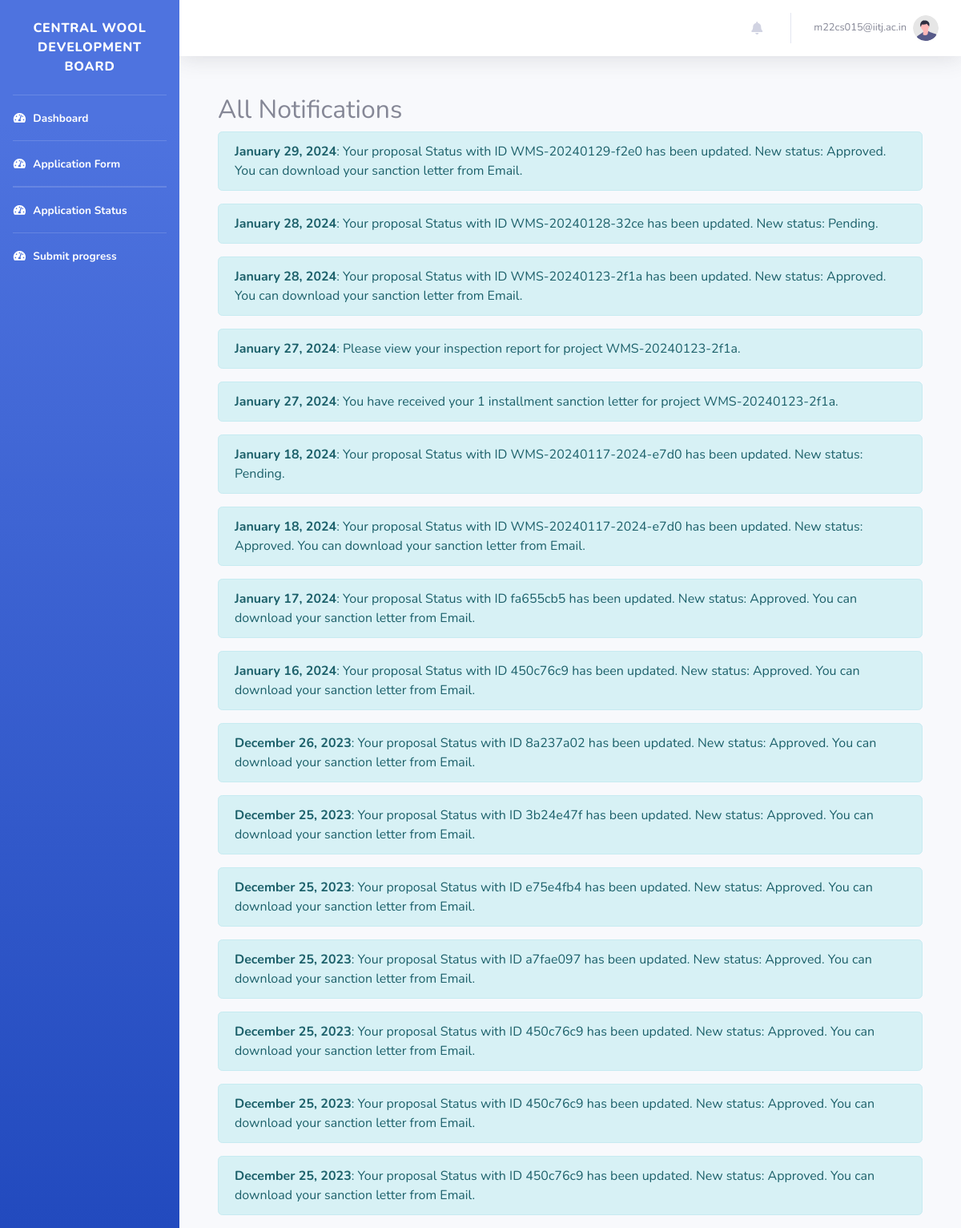
Page /dashboard/show-all-notifications/ (signed in) on the earlier database version.
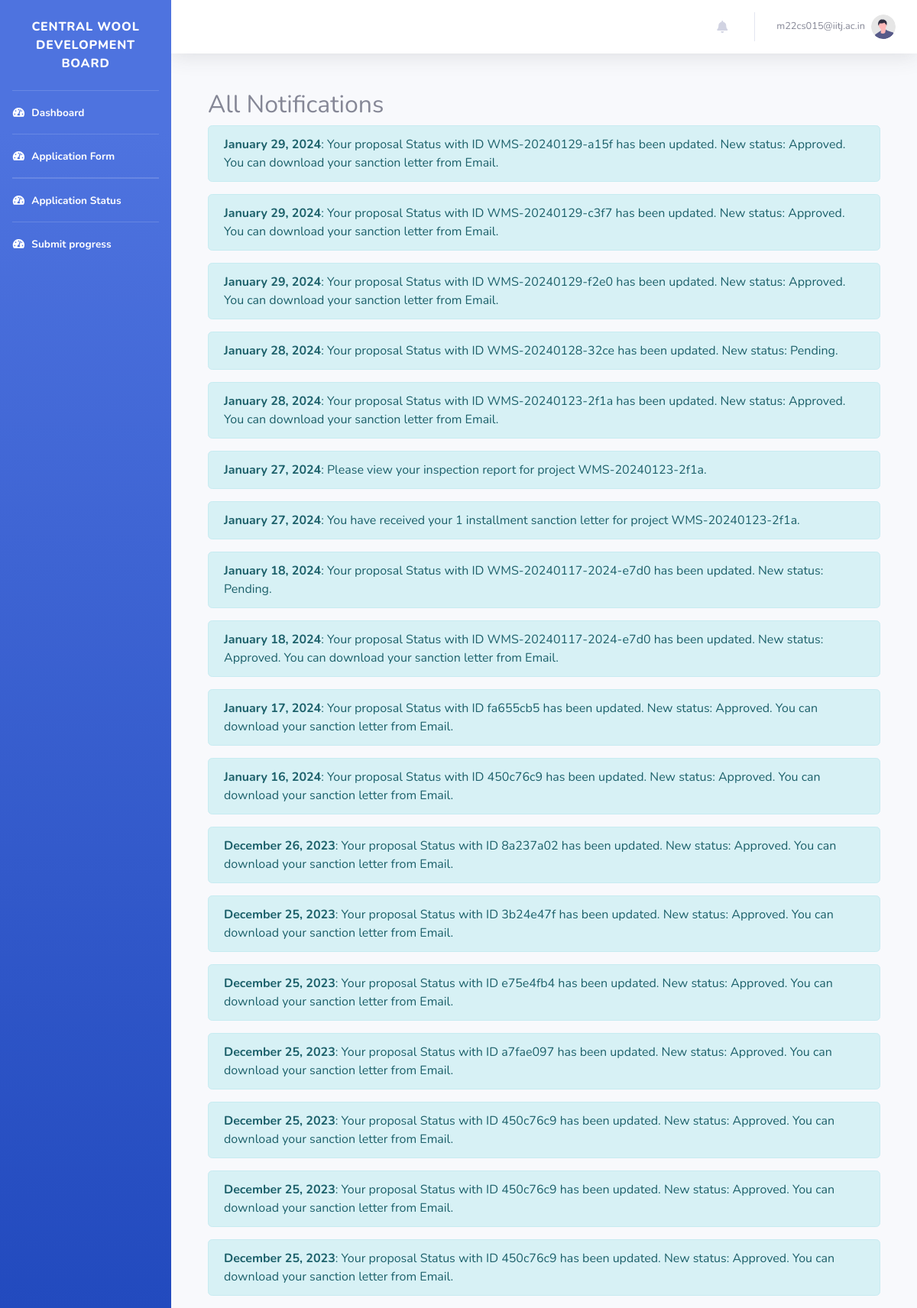
Same page on the later database version.
### authapp/models.py (models this page shows, shortened)
class Notification(models.Model):
    user = models.ForeignKey(settings.AUTH_USER_MODEL ,on_delete=models.CASCADE)
    message = models.TextField()
    created_at = models.DateTimeField(auto_now_add=True)
    is_read = models.BooleanField(default=False)

### authapp/views.py (the view)
# urls.py: path('dashboard/show-all-notifications/', views.show_all_notifications, name='show_all_notifications'),
@login_required
def show_all_notifications(request):
    all_notifications = Notification.objects.filter(user=request.user).order_by('-created_at')
    return render(request, 'all_notifications.html', {'all_notifications': all_notifications})

### templates/all_notifications.html
{% extends 'base_dashboard.html' %}
{% block content %}
  <div class="container mt-5">
    <h2>All Notifications</h2>
    {% for notification in all_notifications %}
      <div class="alert alert-info" role="alert">
        <strong>{{ notification.created_at|date:"F d, Y" }}</strong>: {{ notification.message }}
      </div>
    {% endfor %}
  </div>
{% endblock %}

Differences in the rows shown:
added Notification: created_at "January 29, 2024", message "Your proposal Status with ID WMS-20240129-a15f has been updated. New status: Approved. You can download your sanction letter from Email."
added Notification: created_at "January 29, 2024", message "Your proposal Status with ID WMS-20240129-c3f7 has been updated. New status: Approved. You can download your sanction letter from Email."
